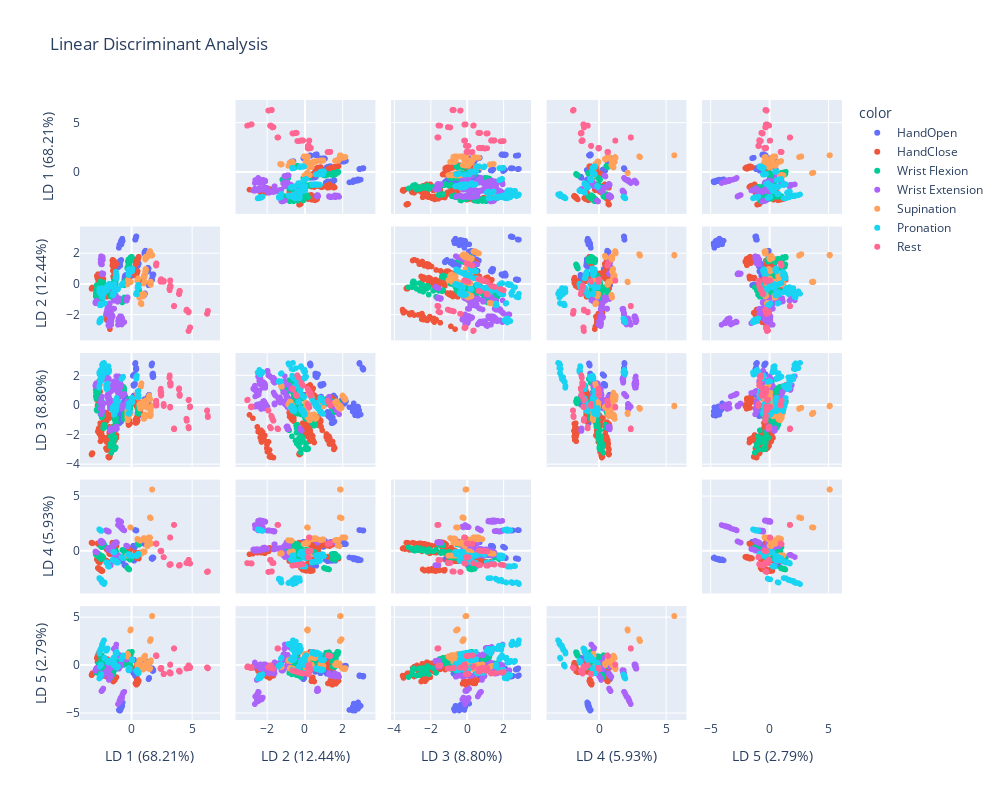

This figure's notebook cell:
### Markdown cell above
### Linear Discriminant Analysis (LDA)

### Code cell
X = features.select_dtypes(include=[np.number])
y = features["label"]

scaler = StandardScaler()
X_scaled = scaler.fit_transform(X)
lda = LDA(n_components=5)

components = lda.fit_transform(X_scaled, y)
labels = {
    str(i): f"LD {i+1} ({var:.2f}%)"
    for i, var in enumerate(lda.explained_variance_ratio_ * 100)
}

fig = px.scatter_matrix(components, labels=labels, dimensions=range(5), color=y, width=1000, height=800, title="Linear Discriminant Analysis")

fig.update_traces(diagonal_visible=False)
fig.show()

### Figure 1 — Plotly figure (JSON) as saved in the notebook; plotly's stock layout.template omitted (floating-point values rounded to 4 significant figures; data arrays with more than 128 entries replaced by an {"elided": "..."} marker saying what was removed)
{"data": [{"diagonal": {"visible": false}, "dimensions": [{"axis": {"matches": true}, "label": "LD 1 (68.21%)", "values": {"elided": "264 float values"}}, {"axis": {"matches": true}, "label": "LD 2 (12.44%)", "values": {"elided": "264 float values"}}, {"axis": {"matches": true}, "label": "LD 3 (8.80%)", "values": {"elided": "264 float values"}}, {"axis": {"matches": true}, "label": "LD 4 (5.93%)", "values": {"elided": "264 float values"}}, {"axis": {"matches": true}, "label": "LD 5 (2.79%)", "values": {"elided": "264 float values"}}], "hovertemplate": "color=HandOpen<br>%{xaxis.title.text}=%{x}<br>%{yaxis.title.text}=%{y}<extra></extra>", "legendgroup": "HandOpen", "marker": {"color": "#636efa", "symbol": "circle"}, "name": "HandOpen", "showlegend": true, "type": "splom"}, {"diagonal": {"visible": false}, "dimensions": [{"axis": {"matches": true}, "label": "LD 1 (68.21%)", "values": {"elided": "264 float values"}}, {"axis": {"matches": true}, "label": "LD 2 (12.44%)", "values": {"elided": "264 float values"}}, {"axis": {"matches": true}, "label": "LD 3 (8.80%)", "values": {"elided": "264 float values"}}, {"axis": {"matches": true}, "label": "LD 4 (5.93%)", "values": {"elided": "264 float values"}}, {"axis": {"matches": true}, "label": "LD 5 (2.79%)", "values": {"elided": "264 float values"}}], "hovertemplate": "color=HandClose<br>%{xaxis.title.text}=%{x}<br>%{yaxis.title.text}=%{y}<extra></extra>", "legendgroup": "HandClose", "marker": {"color": "#EF553B", "symbol": "circle"}, "name": "HandClose", "showlegend": true, "type": "splom"}, {"diagonal": {"visible": false}, "dimensions": [{"axis": {"matches": true}, "label": "LD 1 (68.21%)", "values": {"elided": "264 float values"}}, {"axis": {"matches": true}, "label": "LD 2 (12.44%)", "values": {"elided": "264 float values"}}, {"axis": {"matches": true}, "label": "LD 3 (8.80%)", "values": {"elided": "264 float values"}}, {"axis": {"matches": true}, "label": "LD 4 (5.93%)", "values": {"elided": "264 float values"}}, {"axis": {"matches": true}, "label": "LD 5 (2.79%)", "values": {"elided": "264 float values"}}], "hovertemplate": "color=Wrist Flexion<br>%{xaxis.title.text}=%{x}<br>%{yaxis.title.text}=%{y}<extra></extra>", "legendgroup": "Wrist Flexion", "marker": {"color": "#00cc96", "symbol": "circle"}, "name": "Wrist Flexion", "showlegend": true, "type": "splom"}, {"diagonal": {"visible": false}, "dimensions": [{"axis": {"matches": true}, "label": "LD 1 (68.21%)", "values": {"elided": "264 float values"}}, {"axis": {"matches": true}, "label": "LD 2 (12.44%)", "values": {"elided": "264 float values"}}, {"axis": {"matches": true}, "label": "LD 3 (8.80%)", "values": {"elided": "264 float values"}}, {"axis": {"matches": true}, "label": "LD 4 (5.93%)", "values": {"elided": "264 float values"}}, {"axis": {"matches": true}, "label": "LD 5 (2.79%)", "values": {"elided": "264 float values"}}], "hovertemplate": "color=Wrist Extension<br>%{xaxis.title.text}=%{x}<br>%{yaxis.title.text}=%{y}<extra></extra>", "legendgroup": "Wrist Extension", "marker": {"color": "#ab63fa", "symbol": "circle"}, "name": "Wrist Extension", "showlegend": true, "type": "splom"}, {"diagonal": {"visible": false}, "dimensions": [{"axis": {"matches": true}, "label": "LD 1 (68.21%)", "values": {"elided": "264 float values"}}, {"axis": {"matches": true}, "label": "LD 2 (12.44%)", "values": {"elided": "264 float values"}}, {"axis": {"matches": true}, "label": "LD 3 (8.80%)", "values": {"elided": "264 float values"}}, {"axis": {"matches": true}, "label": "LD 4 (5.93%)", "values": {"elided": "264 float values"}}, {"axis": {"matches": true}, "label": "LD 5 (2.79%)", "values": {"elided": "264 float values"}}], "hovertemplate": "color=Supination<br>%{xaxis.title.text}=%{x}<br>%{yaxis.title.text}=%{y}<extra></extra>", "legendgroup": "Supination", "marker": {"color": "#FFA15A", "symbol": "circle"}, "name": "Supination", "showlegend": true, "type": "splom"}, {"diagonal": {"visible": false}, "dimensions": [{"axis": {"matches": true}, "label": "LD 1 (68.21%)", "values": {"elided": "264 float values"}}, {"axis": {"matches": true}, "label": "LD 2 (12.44%)", "values": {"elided": "264 float values"}}, {"axis": {"matches": true}, "label": "LD 3 (8.80%)", "values": {"elided": "264 float values"}}, {"axis": {"matches": true}, "label": "LD 4 (5.93%)", "values": {"elided": "264 float values"}}, {"axis": {"matches": true}, "label": "LD 5 (2.79%)", "values": {"elided": "264 float values"}}], "hovertemplate": "color=Pronation<br>%{xaxis.title.text}=%{x}<br>%{yaxis.title.text}=%{y}<extra></extra>", "legendgroup": "Pronation", "marker": {"color": "#19d3f3", "symbol": "circle"}, "name": "Pronation", "showlegend": true, "type": "splom"}, {"diagonal": {"visible": false}, "dimensions": [{"axis": {"matches": true}, "label": "LD 1 (68.21%)", "values": {"elided": "264 float values"}}, {"axis": {"matches": true}, "label": "LD 2 (12.44%)", "values": {"elided": "264 float values"}}, {"axis": {"matches": true}, "label": "LD 3 (8.80%)", "values": {"elided": "264 float values"}}, {"axis": {"matches": true}, "label": "LD 4 (5.93%)", "values": {"elided": "264 float values"}}, {"axis": {"matches": true}, "label": "LD 5 (2.79%)", "values": {"elided": "264 float values"}}], "hovertemplate": "color=Rest<br>%{xaxis.title.text}=%{x}<br>%{yaxis.title.text}=%{y}<extra></extra>", "legendgroup": "Rest", "marker": {"color": "#FF6692", "symbol": "circle"}, "name": "Rest", "showlegend": true, "type": "splom"}], "layout": {"dragmode": "select", "height": 800, "legend": {"title": {"text": "color"}, "tracegroupgap": 0}, "title": {"text": "Linear Discriminant Analysis"}, "width": 1000}}
